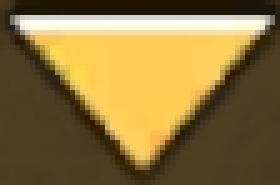
#> input picture buttons/arrow_down.png, 56 x 37 px (shown 5 times larger)
$ python -i diamond_scanner.py   (imports and definitions only)
#> lines starting #> are read from the running program, lines starting #| are printed output that depends on the picture; after the words box and inside, x2 and y2 are one past the last pixel; in counts of white or black regions, pixels touching at a corner belong together
#> further down, picture is the input picture: shape (37, 56, 3); mean B, G, R 62.5, 115.5, 139.1
#!/usr/bin/env python3
# diamond_scanner.py

import cv2
import time
import json
import argparse
import os
import numpy as np
import easyocr
import subprocess
from pathlib import Path

# =========================
# CONFIG
# =========================

# ZOOM CONFIG
ZOOM_OUT_STEPS = 4       # quante volte zoommare out
ZOOM_OUT_DISTANCE = 350  # quanto "aperti" i pinch
ZOOM_SLEEP = 0.6

SCREENSHOT_PATH = "screen.png"

DIAMOND_TEMPLATES_DIR = "diamonds"
BUTTONS_DIR = "buttons"

STATE_DIR = "scan_state"
STATE_FILE = f"{STATE_DIR}/progress.json"

DEBUG_DIR = "ocr"
# [2 lines not run here, left out]

# OCR
# [1 line that did not run here, left out]

# =========================
# ADB UTILS
# =========================

def adb(cmd):
    subprocess.run(["adb"] + cmd, stdout=subprocess.DEVNULL, stderr=subprocess.DEVNULL)

def adb_tap(x, y):
    adb(["shell", "input", "tap", str(x), str(y)])

def adb_swipe(x1, y1, x2, y2, duration=600):
    adb(["shell", "input", "swipe", str(x1), str(y1), str(x2), str(y2), str(duration)])

# [29 lines left out: functions adb_screenshot, adb_zoom_out, not called in this run]

# =========================
# IMAGE UTILS
# =========================

def load_img(path):
    return cv2.imread(path)

# [11 lines left out: functions match_template, find_button, not called in this run]

# =========================
# OCR
# =========================

def read_gathered_value(img):
    gray = cv2.cvtColor(img, cv2.COLOR_BGR2GRAY)
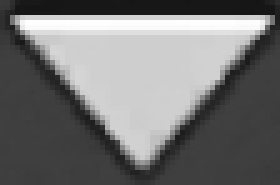
#> gray: shape (37, 56) (shown 5 times larger); min 21, max 254, mean 116.5
    _, th = cv2.threshold(gray, 160, 255, cv2.THRESH_BINARY)
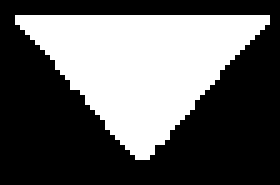
#> th: shape (37, 56) (shown 5 times larger); 38.3% white; 1 white region, box (x1, y1, x2, y2) and area: (3, 3, 54, 32) 794

    cv2.imwrite(f"{DEBUG_DIR}/gathered_roi.png", th)

#> (the run stopped early here; a loop or call above may not have finished)
